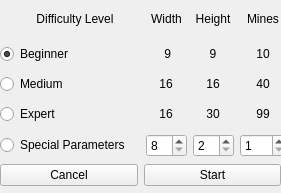
<?xml version="1.0" encoding="UTF-8"?>
<ui version="4.0">
 <class>MyForm</class>
 <widget class="QWidget" name="MyForm">
  <property name="geometry">
   <rect>
    <x>0</x>
    <y>0</y>
    <width>281</width>
    <height>193</height>
   </rect>
  </property>
  <property name="sizePolicy">
   <sizepolicy hsizetype="Fixed" vsizetype="Fixed">
    <horstretch>0</horstretch>
    <verstretch>0</verstretch>
   </sizepolicy>
  </property>
  <property name="windowTitle">
   <string>New Game</string>
  </property>
  <widget class="QWidget" name="gridLayoutWidget">
   <property name="geometry">
    <rect>
     <x>0</x>
     <y>0</y>
     <width>287</width>
     <height>161</height>
    </rect>
   </property>
   <layout class="QGridLayout" name="gridLayout">
    <item row="1" column="0" alignment="Qt::AlignLeft">
     <widget class="QRadioButton" name="Beginner_button">
      <property name="enabled">
       <bool>true</bool>
      </property>
      <property name="minimumSize">
       <size>
        <width>150</width>
        <height>0</height>
       </size>
      </property>
      <property name="contextMenuPolicy">
       <enum>Qt::DefaultContextMenu</enum>
      </property>
      <property name="text">
       <string>Beginner</string>
      </property>
      <property name="checked">
       <bool>true</bool>
      </property>
     </widget>
    </item>
    <item row="0" column="0" alignment="Qt::AlignHCenter">
     <widget class="QLabel" name="label_13">
      <property name="minimumSize">
       <size>
        <width>150</width>
        <height>0</height>
       </size>
      </property>
      <property name="text">
       <string>Difficulty Level</string>
      </property>
      <property name="alignment">
       <set>Qt::AlignCenter</set>
      </property>
     </widget>
    </item>
    <item row="0" column="3" alignment="Qt::AlignHCenter">
     <widget class="QLabel" name="label_5">
      <property name="maximumSize">
       <size>
        <width>16777215</width>
        <height>30</height>
       </size>
      </property>
      <property name="text">
       <string>Mines</string>
      </property>
      <property name="alignment">
       <set>Qt::AlignCenter</set>
      </property>
     </widget>
    </item>
    <item row="3" column="1" alignment="Qt::AlignHCenter|Qt::AlignVCenter">
     <widget class="QLabel" name="label_10">
      <property name="minimumSize">
       <size>
        <width>20</width>
        <height>0</height>
       </size>
      </property>
      <property name="maximumSize">
       <size>
        <width>20</width>
        <height>16777215</height>
       </size>
      </property>
      <property name="text">
       <string>16</string>
      </property>
      <property name="alignment">
       <set>Qt::AlignCenter</set>
      </property>
     </widget>
    </item>
    <item row="2" column="2" alignment="Qt::AlignHCenter|Qt::AlignVCenter">
     <widget class="QLabel" name="label_8">
      <property name="minimumSize">
       <size>
        <width>20</width>
        <height>0</height>
       </size>
      </property>
      <property name="maximumSize">
       <size>
        <width>20</width>
        <height>16777215</height>
       </size>
      </property>
      <property name="text">
       <string>16</string>
      </property>
      <property name="alignment">
       <set>Qt::AlignCenter</set>
      </property>
     </widget>
    </item>
    <item row="1" column="3" alignment="Qt::AlignHCenter|Qt::AlignVCenter">
     <widget class="QLabel" name="label_6">
      <property name="minimumSize">
       <size>
        <width>20</width>
        <height>0</height>
       </size>
      </property>
      <property name="maximumSize">
       <size>
        <width>20</width>
        <height>16777215</height>
       </size>
      </property>
      <property name="text">
       <string>10</string>
      </property>
      <property name="alignment">
       <set>Qt::AlignCenter</set>
      </property>
     </widget>
    </item>
    <item row="1" column="2" alignment="Qt::AlignHCenter">
     <widget class="QLabel" name="label_2">
      <property name="minimumSize">
       <size>
        <width>20</width>
        <height>0</height>
       </size>
      </property>
      <property name="maximumSize">
       <size>
        <width>20</width>
        <height>16777215</height>
       </size>
      </property>
      <property name="text">
       <string>9</string>
      </property>
      <property name="alignment">
       <set>Qt::AlignCenter</set>
      </property>
     </widget>
    </item>
    <item row="1" column="1" alignment="Qt::AlignHCenter">
     <widget class="QLabel" name="label">
      <property name="minimumSize">
       <size>
        <width>20</width>
        <height>0</height>
       </size>
      </property>
      <property name="maximumSize">
       <size>
        <width>20</width>
        <height>16777215</height>
       </size>
      </property>
      <property name="text">
       <string> 9</string>
      </property>
      <property name="alignment">
       <set>Qt::AlignCenter</set>
      </property>
     </widget>
    </item>
    <item row="2" column="0" alignment="Qt::AlignLeft">
     <widget class="QRadioButton" name="Medium_button">
      <property name="minimumSize">
       <size>
        <width>150</width>
        <height>0</height>
       </size>
      </property>
      <property name="text">
       <string>Medium</string>
      </property>
     </widget>
    </item>
    <item row="3" column="0" alignment="Qt::AlignLeft">
     <widget class="QRadioButton" name="Expert_button">
      <property name="minimumSize">
       <size>
        <width>150</width>
        <height>0</height>
       </size>
      </property>
      <property name="text">
       <string>Expert</string>
      </property>
     </widget>
    </item>
    <item row="2" column="3" alignment="Qt::AlignHCenter|Qt::AlignVCenter">
     <widget class="QLabel" name="label_9">
      <property name="minimumSize">
       <size>
        <width>20</width>
        <height>0</height>
       </size>
      </property>
      <property name="maximumSize">
       <size>
        <width>20</width>
        <height>16777215</height>
       </size>
      </property>
      <property name="text">
       <string>40</string>
      </property>
      <property name="alignment">
       <set>Qt::AlignCenter</set>
      </property>
     </widget>
    </item>
    <item row="3" column="2" alignment="Qt::AlignHCenter|Qt::AlignVCenter">
     <widget class="QLabel" name="label_11">
      <property name="minimumSize">
       <size>
        <width>20</width>
        <height>0</height>
       </size>
      </property>
      <property name="maximumSize">
       <size>
        <width>20</width>
        <height>16777215</height>
       </size>
      </property>
      <property name="text">
       <string>30</string>
      </property>
      <property name="alignment">
       <set>Qt::AlignCenter</set>
      </property>
     </widget>
    </item>
    <item row="4" column="0" alignment="Qt::AlignLeft">
     <widget class="QRadioButton" name="Special_button">
      <property name="minimumSize">
       <size>
        <width>150</width>
        <height>0</height>
       </size>
      </property>
      <property name="text">
       <string>Special Parameters</string>
      </property>
     </widget>
    </item>
    <item row="2" column="1" alignment="Qt::AlignHCenter|Qt::AlignVCenter">
     <widget class="QLabel" name="label_7">
      <property name="minimumSize">
       <size>
        <width>20</width>
        <height>0</height>
       </size>
      </property>
      <property name="maximumSize">
       <size>
        <width>20</width>
        <height>16777215</height>
       </size>
      </property>
      <property name="text">
       <string>16</string>
      </property>
      <property name="alignment">
       <set>Qt::AlignCenter</set>
      </property>
     </widget>
    </item>
    <item row="3" column="3" alignment="Qt::AlignHCenter|Qt::AlignVCenter">
     <widget class="QLabel" name="label_12">
      <property name="minimumSize">
       <size>
        <width>20</width>
        <height>0</height>
       </size>
      </property>
      <property name="maximumSize">
       <size>
        <width>20</width>
        <height>16777215</height>
       </size>
      </property>
      <property name="text">
       <string>99</string>
      </property>
      <property name="alignment">
       <set>Qt::AlignCenter</set>
      </property>
     </widget>
    </item>
    <item row="0" column="2" alignment="Qt::AlignHCenter">
     <widget class="QLabel" name="label_4">
      <property name="maximumSize">
       <size>
        <width>16777215</width>
        <height>30</height>
       </size>
      </property>
      <property name="text">
       <string>Height</string>
      </property>
      <property name="alignment">
       <set>Qt::AlignCenter</set>
      </property>
     </widget>
    </item>
    <item row="0" column="1" alignment="Qt::AlignHCenter">
     <widget class="QLabel" name="label_3">
      <property name="maximumSize">
       <size>
        <width>16777215</width>
        <height>30</height>
       </size>
      </property>
      <property name="text">
       <string>Width</string>
      </property>
      <property name="alignment">
       <set>Qt::AlignCenter</set>
      </property>
     </widget>
    </item>
    <item row="4" column="1" alignment="Qt::AlignHCenter">
     <widget class="QSpinBox" name="input_width">
      <property name="minimum">
       <number>8</number>
      </property>
      <property name="maximum">
       <number>60</number>
      </property>
     </widget>
    </item>
    <item row="4" column="2" alignment="Qt::AlignHCenter">
     <widget class="QSpinBox" name="input_height">
      <property name="minimum">
       <number>2</number>
      </property>
      <property name="maximum">
       <number>60</number>
      </property>
     </widget>
    </item>
    <item row="4" column="3" alignment="Qt::AlignHCenter">
     <widget class="QSpinBox" name="input_mines">
      <property name="minimum">
       <number>1</number>
      </property>
      <property name="maximum">
       <number>999</number>
      </property>
     </widget>
    </item>
   </layout>
  </widget>
  <widget class="QWidget" name="horizontalLayoutWidget">
   <property name="geometry">
    <rect>
     <x>0</x>
     <y>160</y>
     <width>281</width>
     <height>31</height>
    </rect>
   </property>
   <layout class="QHBoxLayout" name="horizontalLayout">
    <item>
     <widget class="QPushButton" name="Cancel_Button">
      <property name="text">
       <string>Cancel</string>
      </property>
     </widget>
    </item>
    <item>
     <widget class="QPushButton" name="Start_button">
      <property name="text">
       <string>Start</string>
      </property>
     </widget>
    </item>
   </layout>
  </widget>
 </widget>
 <resources/>
 <connections/>
</ui>
